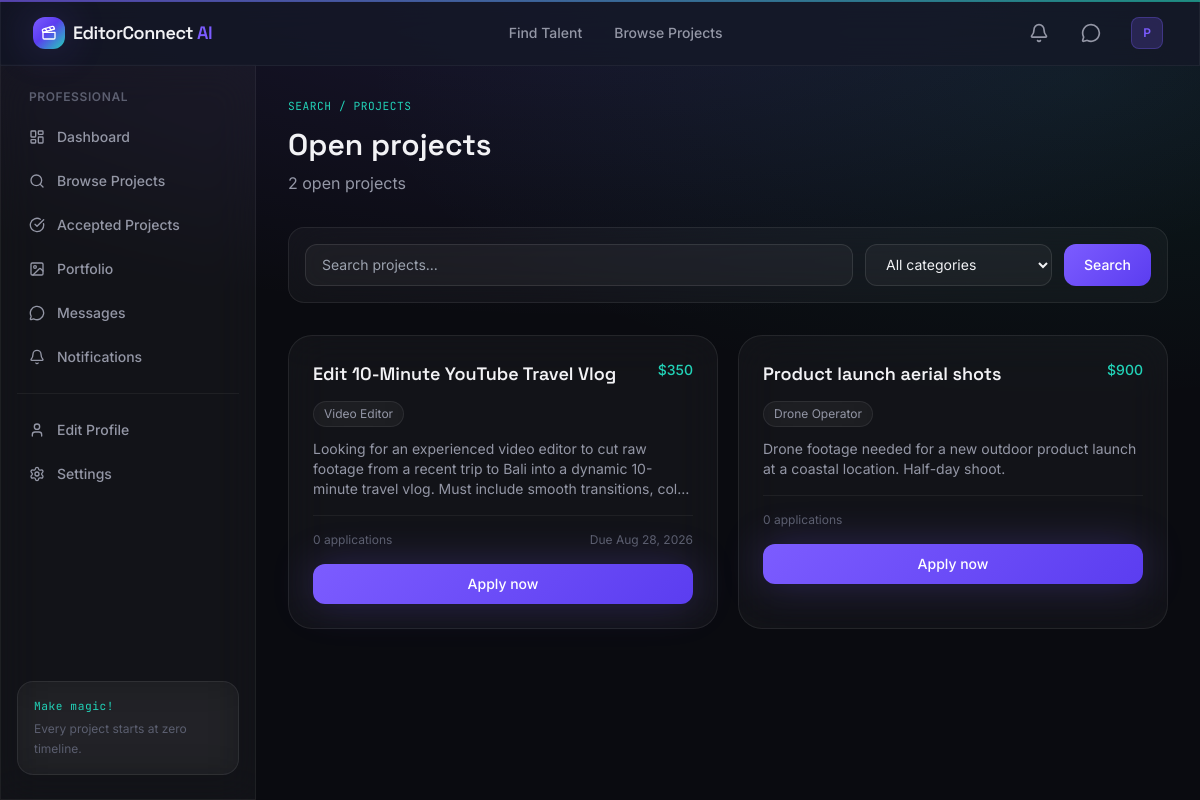
Page /projects (signed in) on the committed database.
### models/user.py (models this page shows, shortened)
class User(UserMixin, db.Model):
    __tablename__ = "users"
    id = db.Column(db.Integer, primary_key=True)
    name = db.Column(db.String(120), nullable=False)
    email = db.Column(db.String(150), unique=True, nullable=False, index=True)
    phone = db.Column(db.String(30))
    password_hash = db.Column(db.String(255), nullable=False)
    role = db.Column(db.String(20), nullable=False, default="client")
    is_active_account = db.Column(db.Boolean, default=True)
    is_verified = db.Column(db.Boolean, default=False)
    dark_mode = db.Column(db.Boolean, default=True)
    avatar = db.Column(db.String(255), default="default-avatar.png")
    created_at = db.Column(db.DateTime, default=lambda: datetime.now(timezone.utc))
    professional_profile = db.relationship(
        "Professional", backref="user", uselist=False, cascade="all, delete-orphan"
    )
    projects = db.relationship(
        "Project", backref="client", lazy="dynamic", cascade="all, delete-orphan",
        foreign_keys="Project.client_id"
    )
    notifications = db.relationship(
        "Notification", backref="user", lazy="dynamic", cascade="all, delete-orphan"
    )
    @property
    def is_professional(self):
        return self.role == "professional"
    @property
    def is_client(self):
        return self.role == "client"
    def unread_notification_count(self):
        return self.notifications.filter_by(is_read=False).count()

### models/project.py (models this page shows, shortened)
class Project(db.Model):
    __tablename__ = "projects"
    id = db.Column(db.Integer, primary_key=True)
    client_id = db.Column(db.Integer, db.ForeignKey("users.id"), nullable=False)
    title = db.Column(db.String(150), nullable=False)
    description = db.Column(db.Text, nullable=False)
    category = db.Column(db.String(80), index=True)  # matches PROFESSIONS
    budget = db.Column(db.Float)
    deadline = db.Column(db.Date)
    status = db.Column(db.String(20), default="open", index=True)
    selected_professional_id = db.Column(db.Integer, db.ForeignKey("professionals.id"))
    created_at = db.Column(db.DateTime, default=lambda: datetime.now(timezone.utc))
    updated_at = db.Column(
        db.DateTime, default=lambda: datetime.now(timezone.utc),
        onupdate=lambda: datetime.now(timezone.utc)
    )
    applications = db.relationship(
        "Application", backref="project", lazy="dynamic", cascade="all, delete-orphan"
    )
    selected_professional = db.relationship("Professional", foreign_keys=[selected_professional_id])
    def application_count(self):
        return self.applications.count()

### routes/main.py (the view)
@main_bp.route("/projects")
def projects():
    query = Project.query.filter_by(status="open")
    category = request.args.get("category", "")
    search = request.args.get("q", "").strip()
    if category:
        query = query.filter_by(category=category)
    if search:
        query = query.filter(Project.title.ilike(f"%{search}%"))
    results = query.order_by(Project.created_at.desc()).all()
    applied_project_ids = set()
    if current_user.is_authenticated and current_user.is_professional:
        pro = current_user.professional_profile
        if pro:
            applied_project_ids = {a.project_id for a in pro.applications}
    return render_template(
        "projects.html",
        projects=results,
        professions=Config.PROFESSIONS,
        filters=request.args,
        applied_project_ids=applied_project_ids,
    )

### models/user.py (called while the page is built)
@login_manager.user_loader
def load_user(user_id):
    return User.query.get(int(user_id))

### templates/projects.html (shortened to what this page needs)
{% extends "base.html" %}
{% block content %}
<div class="mb-8">
  <p class="timecode mb-3">SEARCH / PROJECTS</p>
  <h1 class="font-display text-3xl font-semibold mb-2">Open projects</h1>
  <p class="text-ink-muted">{{ projects|length }} open project{{ 's' if projects|length != 1 }}</p>
</div>
<form method="GET" class="glass rounded-2xl p-4 flex flex-wrap gap-3 mb-8">
  <input type="text" name="q" value="{{ filters.get('q', '') }}" placeholder="Search projects..."
         class="flex-1 min-w-[200px] input-glass rounded-xl px-4 py-2.5 text-sm outline-none">
  <select name="category" class="input-glass rounded-xl px-4 py-2.5 text-sm outline-none">
    <option value="">All categories</option>
  </select>
  <button type="submit" class="px-5 py-2.5 rounded-xl btn-gradient text-white text-sm font-medium">Search</button>
</form>
{% if projects %}
<div class="grid md:grid-cols-2 gap-5">
  {% for project in projects %}
  <div class="glass rounded-3xl p-6 card-hover">
    <div class="flex items-start justify-between mb-3">
      <h3 class="font-display font-semibold text-lg">{{ project.title }}</h3>
      {% if project.budget %}
      <span class="text-sm font-medium text-teal-glow flex-shrink-0 ml-3">${{ "%.0f"|format(project.budget) }}</span>
      {% endif %}
    </div>
    {% if project.category %}
    <span class="text-xs px-2.5 py-1 rounded-full glass text-ink-muted inline-block mb-3">{{ project.category }}</span>
    {% endif %}
    <p class="text-sm text-ink-muted line-clamp-3 mb-4">{{ project.description }}</p>
    <div class="flex items-center justify-between pt-4 border-t border-white/5 text-xs text-ink-faint">
      <span>{{ project.application_count() }} application{{ 's' if project.application_count() != 1 }}</span>
      {% if project.deadline %}<span>Due {{ project.deadline.strftime('%b %d, %Y') }}</span>{% endif %}
    </div>
    {% if current_user.is_authenticated and current_user.is_professional %}
      {% if project.id in applied_project_ids %}
      <div class="w-full mt-4 py-2.5 rounded-xl glass text-center text-xs text-teal-glow font-medium">Already applied</div>
      {% else %}
      <a href="{{ url_for('professional.apply_project', project_id=project.id) }}" class="w-full mt-4 py-2.5 rounded-xl btn-gradient text-white text-center text-sm font-medium block shadow-glow">Apply now</a>
      {% endif %}
    {% elif not current_user.is_authenticated %}
      <a href="{{ url_for('auth.login') }}" class="w-full mt-4 py-2.5 rounded-xl glass text-center text-sm font-medium block hover:bg-white/10 transition-colors">Log in to apply</a>
    {% endif %}
  </div>
  {% endfor %}
</div>
{% else %}
<div class="glass rounded-3xl p-16 text-center">
  <i data-lucide="folder-x" class="w-10 h-10 text-ink-faint mx-auto mb-4"></i>
  <p class="font-medium mb-1">No open projects right now</p>
  <p class="text-sm text-ink-faint">Check back soon, or browse professionals directly.</p>
</div>
{% endif %}
{% endblock %}

### templates/partials/navbar.html (shortened to what this page needs)
<nav class="sticky top-0 z-40 glass-strong border-b border-white/5">
  <div class="max-w-7xl mx-auto px-4 sm:px-6 lg:px-8">
    <div class="flex items-center justify-between h-16">
      <a href="{{ url_for('main.index') }}" class="flex items-center gap-2 group">
        <div class="w-8 h-8 rounded-xl bg-grade-gradient flex items-center justify-center shadow-glow">
          <i data-lucide="clapperboard" class="w-4 h-4 text-white"></i>
        </div>
        <span class="font-display font-semibold text-lg tracking-tight">EditorConnect <span class="text-violet-glow">AI</span></span>
      </a>
      <div class="hidden md:flex items-center gap-8 text-sm font-medium text-ink-muted">
        <a href="{{ url_for('main.professionals') }}" class="hover:text-ink transition-colors">Find Talent</a>
        <a href="{{ url_for('main.projects') }}" class="hover:text-ink transition-colors">Browse Projects</a>
      </div>
      <div class="flex items-center gap-3">
        {% if current_user.is_authenticated %}
          <a href="{{ url_for('notifications.index') }}" class="relative w-10 h-10 rounded-xl flex items-center justify-center hover:bg-white/5 transition-colors">
            <i data-lucide="bell" class="w-5 h-5 text-ink-muted"></i>
          </a>
          <a href="{{ url_for('messages.conversations') }}" class="w-10 h-10 rounded-xl flex items-center justify-center hover:bg-white/5 transition-colors">
            <i data-lucide="message-circle" class="w-5 h-5 text-ink-muted"></i>
          </a>
          <div class="relative group">
            <button class="flex items-center gap-2 pl-2 pr-1 py-1 rounded-xl hover:bg-white/5 transition-colors">
              <div class="w-8 h-8 rounded-lg bg-violet-glow/20 border border-violet-glow/30 flex items-center justify-center text-xs font-semibold text-violet-glow">
                {{ current_user.name[0]|upper }}
              </div>
            </button>
          </div>
        {% else %}
          <a href="{{ url_for('auth.login') }}" class="px-4 py-2 text-sm font-medium text-ink-muted hover:text-ink transition-colors">Log in</a>
          <a href="{{ url_for('auth.register') }}" class="px-4 py-2 text-sm font-medium rounded-xl btn-gradient text-white shadow-glow">Get Started</a>
        {% endif %}
      </div>
    </div>
  </div>
</nav>

### static/css/style.css (style rules this page uses)
body { background-image: radial-gradient(ellipse 80% 50% at 50% -10%, rgba(124,92,255,0.15), transparent), radial-gradient(ellipse 60% 40% at 90% 10%, rgba(34,211,184,0.08), transparent); background-attachment: fixed; }
.glass { background: rgba(255,255,255,0.035); backdrop-filter: blur(20px); -webkit-backdrop-filter: blur(20px); border: 1px solid rgba(255,255,255,0.08); }
.glass-strong { background: rgba(21,24,39,0.75); backdrop-filter: blur(24px); -webkit-backdrop-filter: blur(24px); border: 1px solid rgba(255,255,255,0.1); }
.card-hover { transition: transform 0.25s ease, box-shadow 0.25s ease, border-color 0.25s ease; }
.btn-gradient { background-image: linear-gradient(135deg, #7C5CFF 0%, #5B3DF0 100%); transition: filter 0.2s ease, transform 0.2s ease; }
.timecode { font-family: 'JetBrains Mono', monospace; letter-spacing: 0.05em; color: #22D3B8; font-size: 0.7rem; }
a, button { outline-color: #7C5CFF; }
.input-glass { background: rgba(255,255,255,0.04); border: 1px solid rgba(255,255,255,0.1); }

### rows in the picture
User: name "P"
Project: title "Edit 10-Minute YouTube Travel Vlog", budget "350", category "Video Editor", description "Looking for an experienced video editor to cut raw footage from a recent trip to Bali into a dynamic 10-minute travel vlog. Must include smooth transitions,…", application_count "0", value "s", deadline "Aug 28, 2026"
Project: title "Product launch aerial shots", budget "900", category "Drone Operator", description "Drone footage needed for a new outdoor product launch at a coastal location. Half-day shoot.", application_count "0", value "s"

### other values in the picture
{{ label }} "Dashboard Browse Projects Accepted Projects Portfolio Messages Notifications Edit Profile Settings"
{{ projects|length }} "2"
{{ 's' if projects|length != 1 }} "s"
